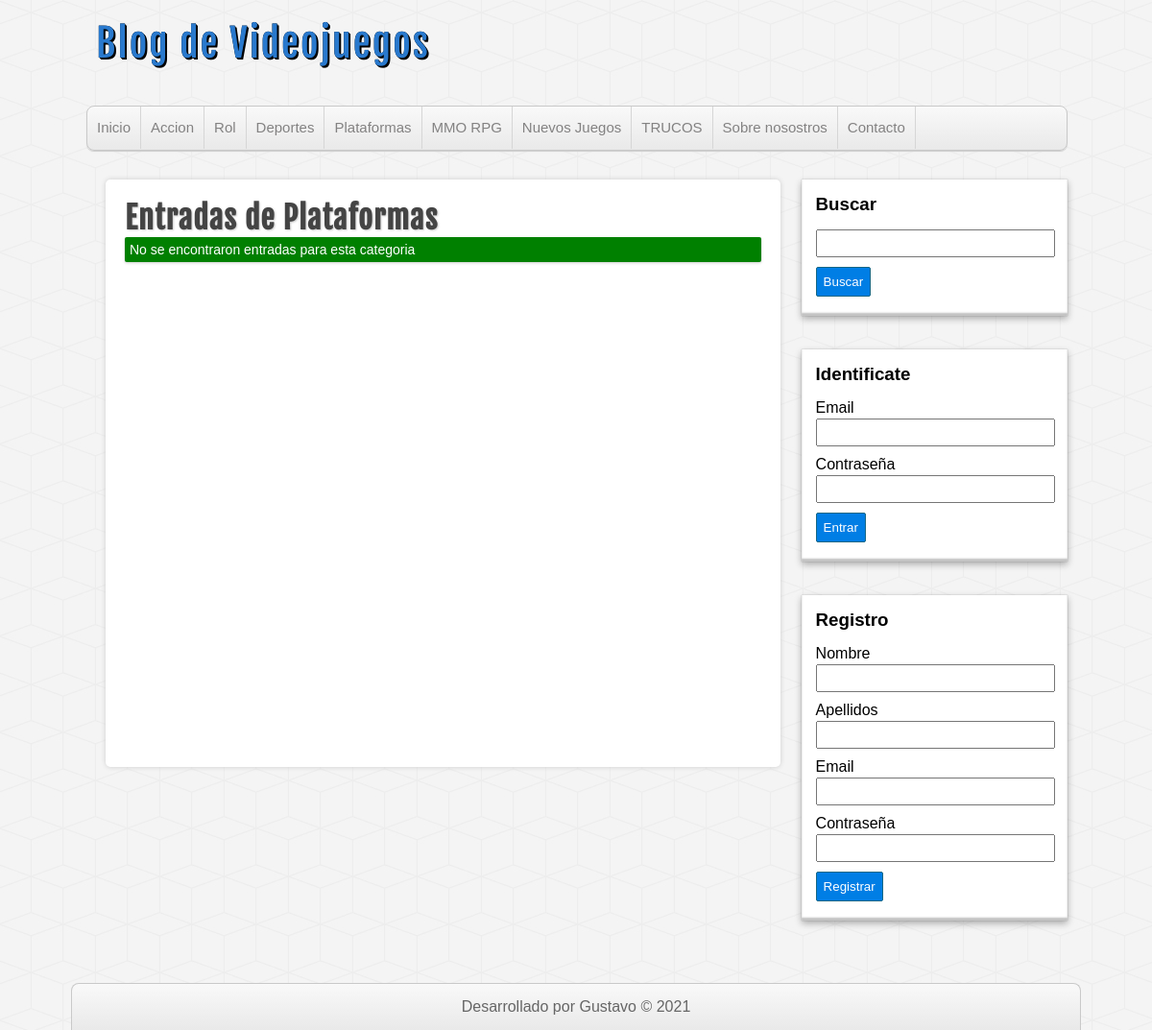
/categoria.php?id=4, run on the app's committed database.
### tables this page shows
CREATE TABLE `categorias` (
  `id` int(255) NOT NULL,
  `nombre` varchar(100) DEFAULT NULL
);

### includes/helpers.php (called while the page is built, shortened)
<?php
function conseguirCategorias($conexion){
    $sql = "SELECT * FROM categorias ORDER BY id ASC";
    $categorias = mysqli_query($conexion,$sql);
    $result = false;
    if(mysqli_num_rows($categorias) >= 1){
        $result = $categorias;
    }
    return $result;
}
function conseguirCategoria($conexion , $id){
    $sql = "SELECT * FROM categorias WHERE id =  $id;";
    $categoria = mysqli_query($conexion,$sql);
    $result = false;
    if(mysqli_num_rows($categoria) >= 1){
        $result = mysqli_fetch_assoc($categoria);
    }
    return $result;
}
?>

### includes/cabecera.php (the view, shortened to what this page needs)
<?php
require_once('conexion.php');
require_once 'includes/helpers.php'
?>
<!DOCTYPE html>
<html lang="es">
<head>
    <link rel="stylesheet" type="text/css" href="assets/css/style.css">
</head>
<body>
<header id="cabecera">
    <div id="logo">
        <a href="index.php">Blog de Videojuegos</a>
    </div>
    <nav id="menu">
        <ul>
            <li><a href="index.php">Inicio</a></li>
            <?php
                $categorias = conseguirCategorias($db);
                while( $categoria=mysqli_fetch_assoc($categorias)) :
            ?>
                <li>
                    <a href="categoria.php?id=<?=$categoria['id']?>"><?=  $categoria['nombre']?></a>
                </li>
            <?php endwhile; ?>
            <li><a href="#">Sobre nosostros</a></li>
            <li><a href="#">Contacto</a></li>
        </ul>
    </nav>
</header>
<div id="contenedor">

### categoria.php (shortened to what this page needs)
<?php
require_once('includes/cabecera.php');
$categoria = conseguirCategoria($db, $_GET['id']);
?>
<?php  require_once('includes/lateral.php');?>
    <div id="principal">
        <h1>Entradas de <?= $categoria['nombre']?> </h1>
        <?php
            $entradas = conseguirEntradas($db, null, $_GET['id']);
            if(!empty($entradas) && mysqli_num_rows($entradas) >= 1):
                while($entrada = mysqli_fetch_assoc($entradas)):
        ?>
            <article class="entrada">
            <a href="entrada.php?id=<?= $entrada['id']?>">
            <h2><?=$entrada['titulo'] ?></h2>
            <span class="fecha"><?=$entrada['categoria'].' '.$entrada['fecha']?></span>
            <p>
                <?= substr($entrada['descripcion'] ,0,180).' ...'?>
            </p>
            </a>
        </article>
        <?php
                endwhile;
            else:
        ?>
            <div class="alerta">No se encontraron entradas para esta categoria</div>
        <?php
            endif;
        ?>
    </div>
<?php
require_once('includes/footer.php');
?>
</body>
</html>

### assets/css/style.css (style rules this page uses)
* { margin: 0px; padding: 0px; font-family: sans-serif, Helvetica, Arial; text-decoration: none; }
body { background: url(../img/cubes.png) #F4F4F4; }
.alerta { padding: 5px; font-size: 14px; color: white; background: green; box-shadow: 0px 1px 3px #ccc; margin-bottom: 15px; border-radius: 2px; }
#cabecera { width: 85%; height: auto; background: transparent; margin: 0px auto; }
#logo { float:left; width: 540px; height: 110px; }
#logo a { font-family: "fajala", Helvetica; font-size: 40px; letter-spacing: 2px; color: #2979CD; text-shadow: 0px 0px 0px black, 1px 1px 0px black, 2px 2px 0px black; transition: all 500ms; line-height: 90px; margin-left: 10px; }
#menu { clear: both; width: 100%; height: 45px; background: linear-gradient(to bottom, #f9f9f9 0px, #e9e9e9 100%); border: 1px solid #C9C9C9; border-radius: 8px; box-shadow: 0px 1px 1px #ccc; overflow: hidden; }
#menu ul { list-style: none; }
#menu ul li { float: left; line-height: 44px; border-right: 1px solid #D6D6D6; }
#menu ul li a { display: block; padding-left: 10px; padding-right: 10px; font-size: 15px; color: #838282; }
#contenedor { width: 85%; height: auto; margin: 0px auto; margin-top: 30px; margin-bottom: 30px; }
#principal { float: left; width: 65%; min-height: 572px; background:white; border-radius: 5px; box-shadow: 0px 0px 5px #ccc; margin-left: 20px; padding: 20px; overflow: hidden; }
#principal h1 { font-size: 32px; color: #444; letter-spacing: 1px; text-shadow: 1px 1px 2px #ccc; font-family: "fajala"; }

### data on the page
categorias: nombre "Accion"
categorias: nombre "Rol"
categorias: nombre "Deportes"
categorias: nombre "Plataformas"
categorias: nombre "MMO RPG"
categorias: nombre "Nuevos Juegos"
categorias: nombre "TRUCOS"
